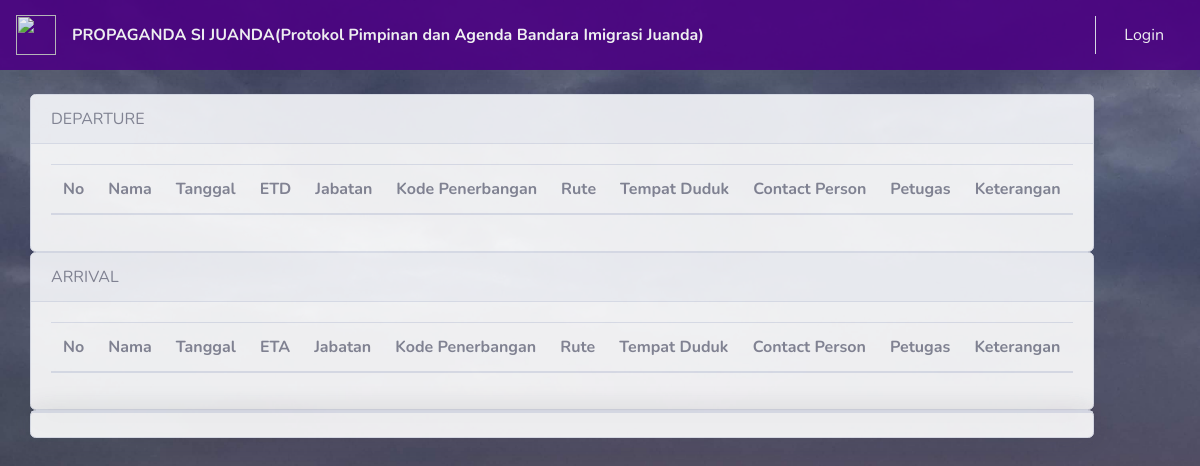
Before: / with the older database file.
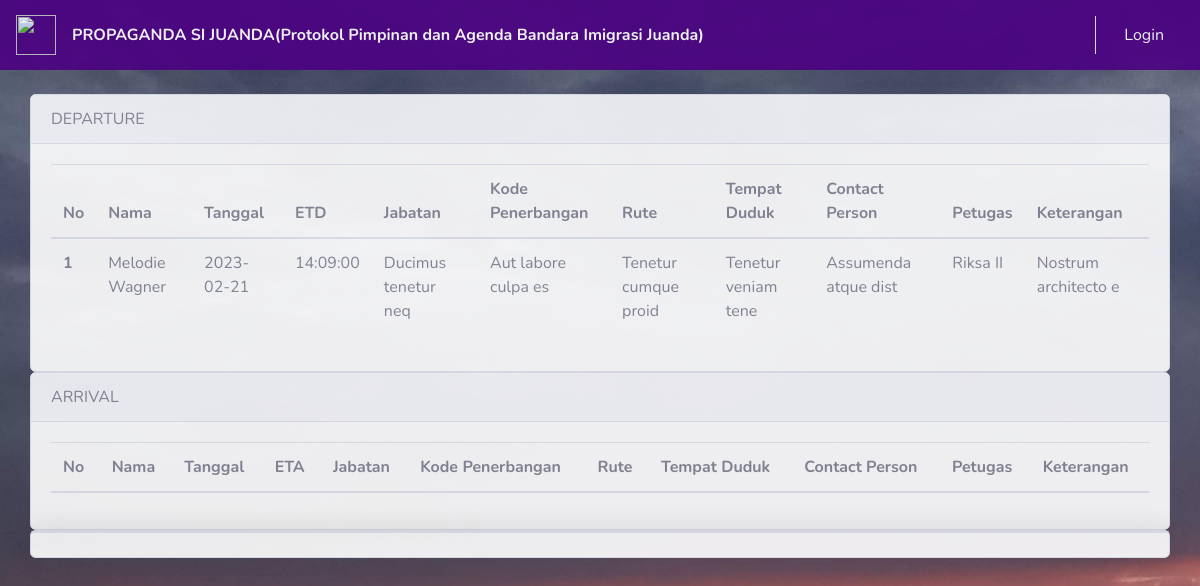
After: the same page with the newer database file.
### tables this page shows
CREATE TABLE `tak` (
  `id_tak` int(11) NOT NULL,
  `nama` varchar(128) NOT NULL,
  `jk` varchar(128) NOT NULL,
  `alamat` varchar(128) NOT NULL,
  `tgl_l` date NOT NULL,
  `paspor` varchar(128) NOT NULL,
  `masa` date DEFAULT NULL,
  `niora` varchar(128) NOT NULL,
  `kebangsaan` varchar(128) NOT NULL,
  `sponsor` varchar(128) DEFAULT NULL,
  `jabatan` varchar(50) NOT NULL,
  `jenis_doc` varchar(128) NOT NULL,
  `pasal` time DEFAULT NULL,
  `pelanggaran` varchar(50) NOT NULL,
  `no_putusan` varchar(50) DEFAULT NULL,
  `isi` varchar(128) DEFAULT NULL,
  `tgl_putusan` date DEFAULT NULL,
  `foto_paspor` text NOT NULL,
  `foto_wna` text NOT NULL
);

### application/controllers/Dashboard.php (called while the page is built, shortened)
<?php
class Dashboard extends CI_Controller
{
	public function index()
	{
		$this->load->model('Dashboard_model');
		$data['title'] = 'Dashboard';
		$data['departure'] = $this->Dashboard_model->departure()->result_array();
		$data['projustisia'] = $this->Dashboard_model->projustisia()->result_array();
		$data['dep'] = $this->db->get('deportasi')->result_array();
		$data['tak'] = $this->Dashboard_model->tak();
		$data['projus'] = $this->Dashboard_model->projus();
		$data['deportasi'] = $this->Dashboard_model->deportasi();
		$data['deteni'] = $this->Dashboard_model->deteni();
		$data['bap'] = $this->Dashboard_model->bap();
		$data['anggaran'] = $this->db->get('anggaran')->result_array();
		$this->load->view('templates/auth_header', $data);
		$this->load->view('auth/dashboard', $data);
		$this->load->view('templates/auth_footer');
	}
}

### index.php (called while the page is built, shortened)
<?php
require_once BASEPATH.'core/CodeIgniter.php';

### application/models/Dashboard_model.php (called while the page is built, shortened)
<?php
class Dashboard_model extends CI_Model
{
  public function projustisia()
  {
    $this->db->where('tgl_l >= ', date('Y-m-d'));
    $data = $this->db->get('projustisia');
    return $data;
  }
  public function departure()
  {
    $this->db->where('tgl_l >=', date('Y-m-d'));
    $this->db->where('pasal >=', date('H:i:s'));
    $data = $this->db->get('tak');
    return $data;
  }
  public function tak()
  {
    $this->db->group_by('jk');
    $this->db->select('jk');
    $this->db->select("count(*) as total");
    return $this->db->from('tak')
      ->get()
      ->result();
  }
  public function projus()
  {
    $this->db->group_by('jk');
    $this->db->select('jk');
    $this->db->select("count(*) as total");
    return $this->db->from('projustisia')
      ->get()
      ->result();
  }
  public function deportasi()
  {
    $this->db->group_by('jk');
    $this->db->select('jk');
    $this->db->select("count(*) as total");
    return $this->db->from('deportasi')
      ->get()
      ->result();
  }
  public function deteni()
  {
    $this->db->group_by('jk');
    $this->db->select('jk');
    $this->db->select("count(*) as total");
    return $this->db->from('deteni')
      ->get()
      ->result();
  }
  public function bap()
  {
    $this->db->group_by('jk');
    $this->db->select('jk');
    $this->db->select("count(*) as total");
    return $this->db->from('bap')
      ->get()
      ->result();
  }
}

### application/views/auth/dashboard.php (the view, shortened to what this page needs)
     <div id="content-wrapper" class="d-flex flex-column">
         <div id="content">
             <nav class="navbar navbar-expand navbar-light  topbar mb-4 static-top shadow" style="background-color: #4B0082;;">
             	<a class="sidebar-brand d-flex align-items-center justify-content-center" href="<?php echo base_url('dashboard'); ?>">
               <div class="sidebar-brand-icon">
                   <img style="width: 40px; height: 40px;" class="img-profile "
                       src="<?php echo base_url('assets/img/profile/surat.png'); ?>">
               </div>
               <div class="sidebar-brand-text mx-3" style="color: white; font-weight: bold; ">PROPAGANDA SI JUANDA(Protokol Pimpinan dan Agenda Bandara Imigrasi Juanda)</div>
           </a>
                 <ul class="navbar-nav ml-auto">
                     <li class="nav-item dropdown no-arrow">
                         <a class="nav-link " href="<?php echo base_url('auth') ?>" id="userDropdown"
                             aria-haspopup="true" aria-expanded="false">
                             <span class=" mr-2 d-none d-lg-inline " style=" color: white;">Login</span>
                         </a>
                         </div>
		<div class="container">
                 <div class="row">
                     <div class="col-xl-70 col-lg-50">
                     	 <div class="row">
                     <div class="col-xl-70 col-lg-50">
                     	<div class="card">
             <div class="card-header">
                DEPARTURE
             </div>
             <div class="card-body">
               <table class="table table-hover" id="tak">
                       <thead>
                       <tr>
                            <th scope="col">No</th>
                           <th scope="col">Nama</th>
                           <th scope="col">Tanggal</th>
                           <th scope="col">ETD</th>
                           <th scope="col">Jabatan</th>
                           <th scope="col">Kode Penerbangan</th>
                           <th scope="col">Rute</th>
                           <th scope="col">Tempat Duduk</th>
                           <th scope="col">Contact Person</th>
                           <th scope="col">Petugas</th>
                           <th scope="col">Keterangan</th>
                       </tr>
                       </thead>
                       <tbody>
                           <?php $i=1; ?>
                           <?php foreach ($departure as $t) : ?>
                           <tr>
                               <th scope="row"><?php echo $i; ?></th>
                               <td><?php echo $t['nama']; ?></td>
                               <td><?php echo $t['tgl_l']; ?></td>
                               <td><?php echo $t['pasal']; ?></td>
                               <td><?php echo $t['jabatan']; ?></td>
                               <td><?php echo $t['alamat']; ?></td>
                               <td><?php echo $t['paspor']; ?></td>
                               <td><?php echo $t['niora']; ?></td>
                               <td><?php echo $t['kebangsaan']; ?></td>
                               <td><?php echo $t['jenis_doc']; ?></td>
                               <td><?php echo $t['pelanggaran']; ?></td>
                               <?php $i++; ?>
                               <?php endforeach; ?>
                       </tbody>
                   </table>
             </div>
           </div>
           <div class="card">
             <div class="card-header">
                ARRIVAL
             </div>
             <div class="card-body">
               <table class="table table-hover" id="projust">
                       <thead>
                       <tr>
                           <th scope="col">No</th>
                           <th scope="col">Nama</th>
                           <th scope="col">Tanggal</th>
                           <th scope="col">ETA</th>
                           <th scope="col">Jabatan</th>
                           <th scope="col">Kode Penerbangan</th>
                           <th scope="col">Rute</th>
                           <th scope="col">Tempat Duduk</th>
                           <th scope="col">Contact Person</th>
                           <th scope="col">Petugas</th>
                           <th scope="col">Keterangan</th>
                       </tr>
                       </thead>
                   </table>
             </div>
           </div>
                         <div class="card shadow mb-4" >
                         <div class="card shadow mb-4">
                         </div>
                     </div>
                 </div>
</div>

### application/views/templates/auth_header.php (shortened to what this page needs)
<!DOCTYPE html>
<html lang="en">
<head>
    <link href="<?php echo base_url() ?>assets/vendor/fontawesome-free/css/all.min.css" rel="stylesheet" type="text/css">
    <link href="<?php echo base_url() ?>assets/css/sb-admin-2.min.css" rel="stylesheet">
</head>
<body class="" background="<?php echo base_url() ?>assets/img/profile/pd.jpg" style=" background-repeat: no-repeat; height: 100%; width: 100%; background-size: cover; opacity: 90%; background-attachment: fixed;">

### application/views/templates/auth_footer.php (shortened to what this page needs)
</body>
</html>

Changed rows visible on the page:
added tak: nama "Melodie Wagner", tgl_l "2023-02-21", pasal "14:09:00", jabatan "Ducimus tenetur neq", alamat "Aut labore culpa es", paspor "Tenetur cumque proid", niora "Tenetur veniam tene", kebangsaan "Assumenda atque dist", jenis_doc "Riksa II", pelanggaran "Nostrum architecto e"
